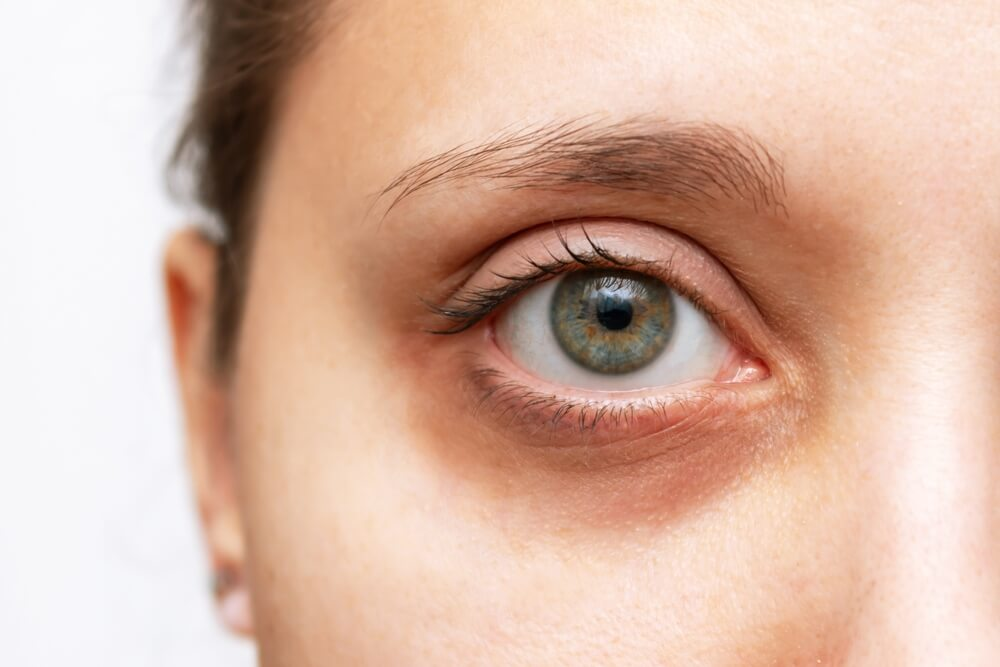
#> input picture ec.jpg, 1000 x 667 px
$ python 'circle detection.py'
#> lines starting #> are read from the running program, lines starting #| are printed output that depends on the picture
import cv2
import numpy as np
img=cv2.imread("ec.jpg")
#> img is the input picture: shape (667, 1000, 3); mean B, G, R 165.4, 182.7, 216.9

gray=cv2.cvtColor(img,cv2.COLOR_BGR2GRAY)
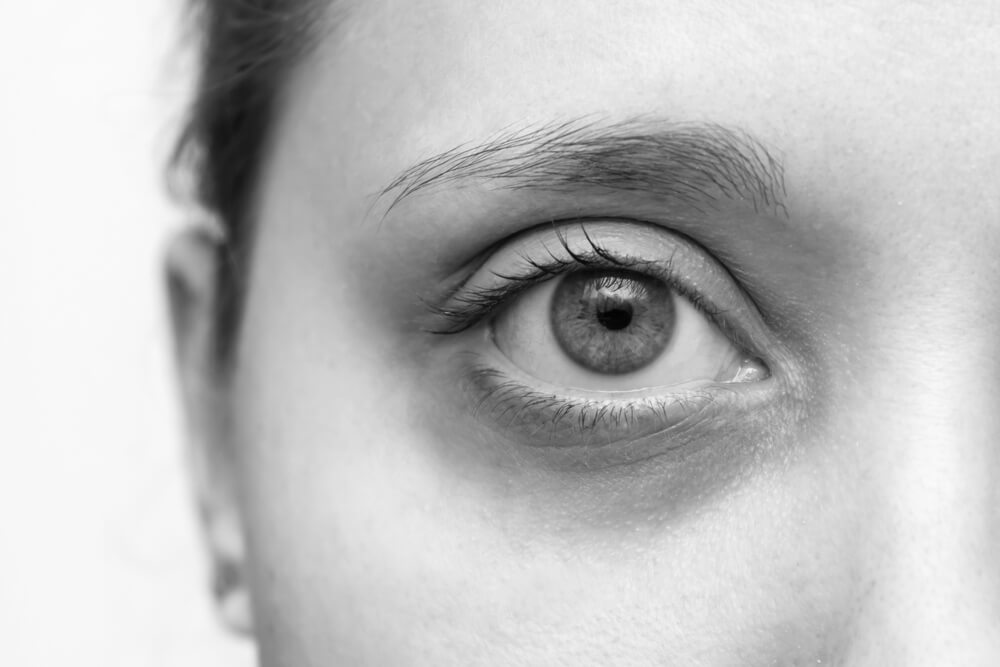
#> gray: shape (667, 1000); min 2, max 251, mean 191
gray_blurred=cv2.blur(gray,(3,3))
detectcircle=cv2.HoughCircles(gray_blurred,cv2.HOUGH_GRADIENT,1,100)
#> detectcircle = [[612.5, 312.5, 63.3]]

if detectcircle is not None:
    detectcircle=np.uint16(np.around(detectcircle))
#> detectcircle = [[612, 312, 63]]
    for points in detectcircle[0,:1]:
        a,b,r=points[0],points[1],points[2]
        cv2.circle(img,(a,b),r,255,2)
        cv2.imshow("detected circle", img)
        cv2.waitKey(0)
        cv2.destroyAllWindows()
#> this loop made 1 pass
#> pass 1, `cv2.imshow("detected circle", img)`:
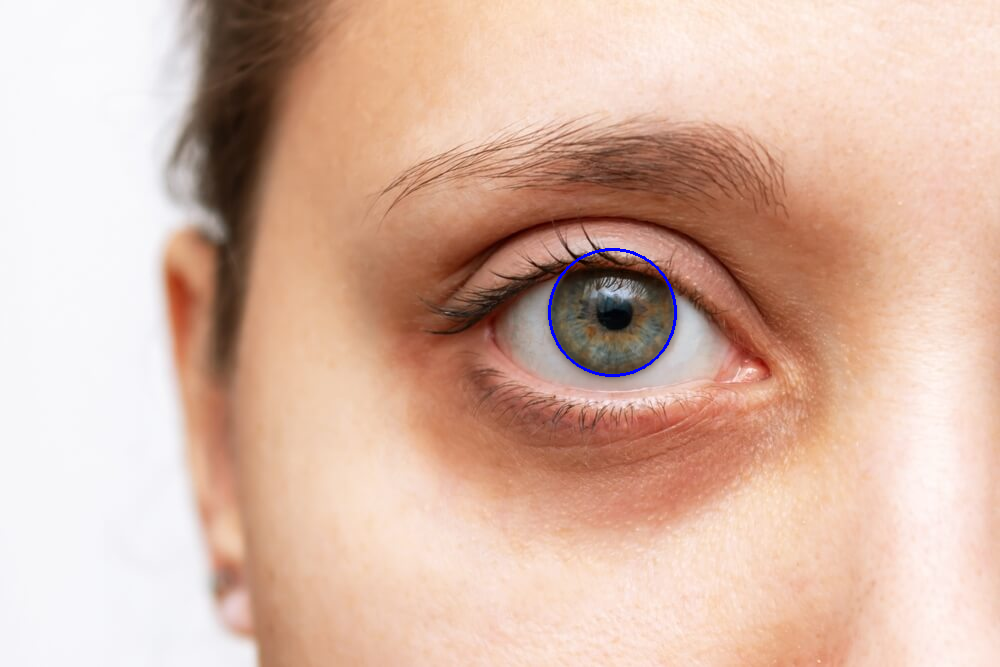
#> window 'detected circle': shape (667, 1000, 3); mean B, G, R 165.7, 182.6, 216.7

$ run again, with vk2.jpg copied over ec.jpg
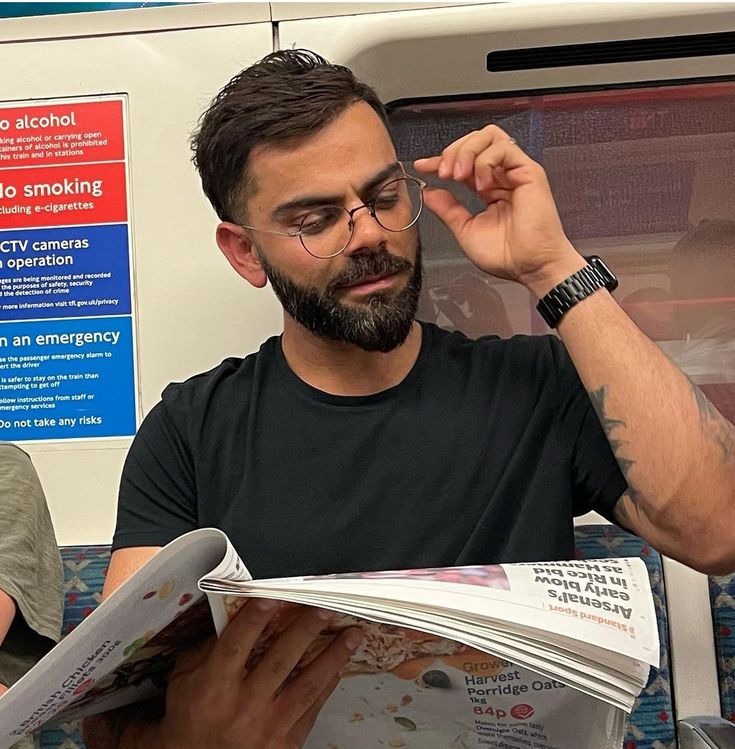
#> input picture vk2.jpg, 735 x 749 px
#> img is the input picture: shape (749, 735, 3); mean B, G, R 95, 103.5, 120.2
#> `gray=cv2.cvtColor(img,cv2.COLOR_BGR2GRAY)`:
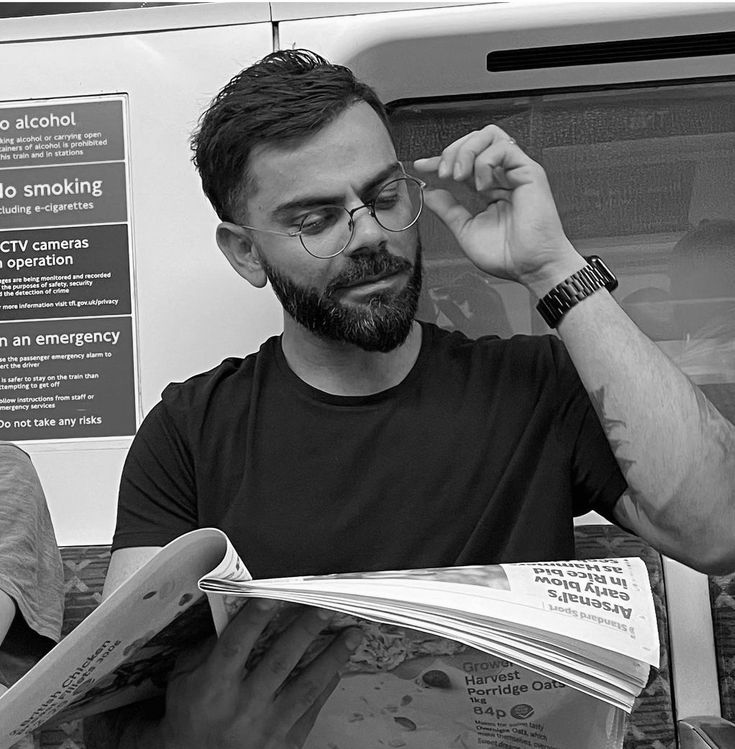
#> gray: shape (749, 735); min 0, max 255, mean 107.5
#> `detectcircle=cv2.HoughCircles(gray_blurred,cv2.HOUGH_GRADIENT,1,100)`: detectcircle = [[437.5, 337.5, 302.2], [293.5, 174.5, 103.5], [60.5, 460.5, 145.4]]
#> `detectcircle=np.uint16(np.around(detectcircle))`: detectcircle = [[438, 338, 302], [294, 174, 104], [60, 460, 145]]
#> the loop `for points in detectcircle[0,:1]:` made 1 pass
#> pass 1, `cv2.imshow("detected circle", img)`:
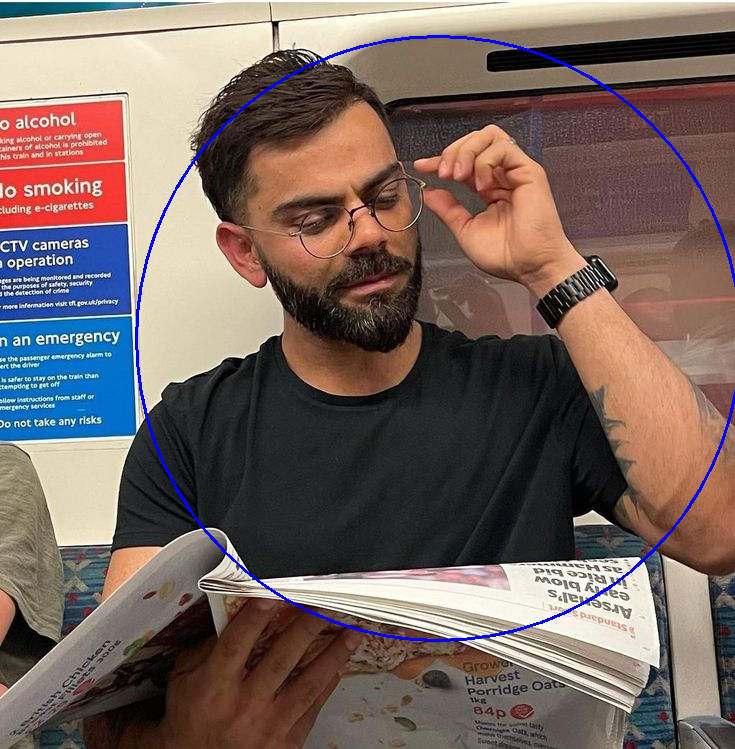
#> window 'detected circle': shape (749, 735, 3); mean B, G, R 96.5, 102.3, 118.9
